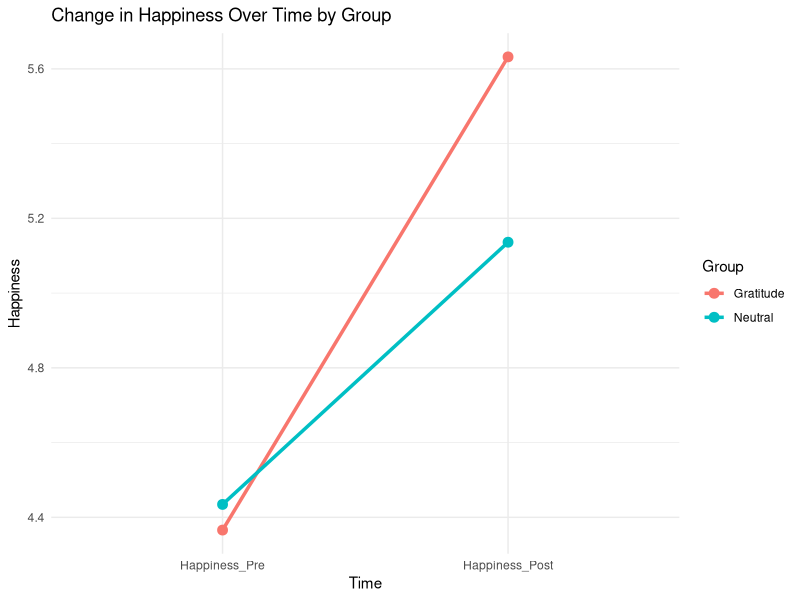
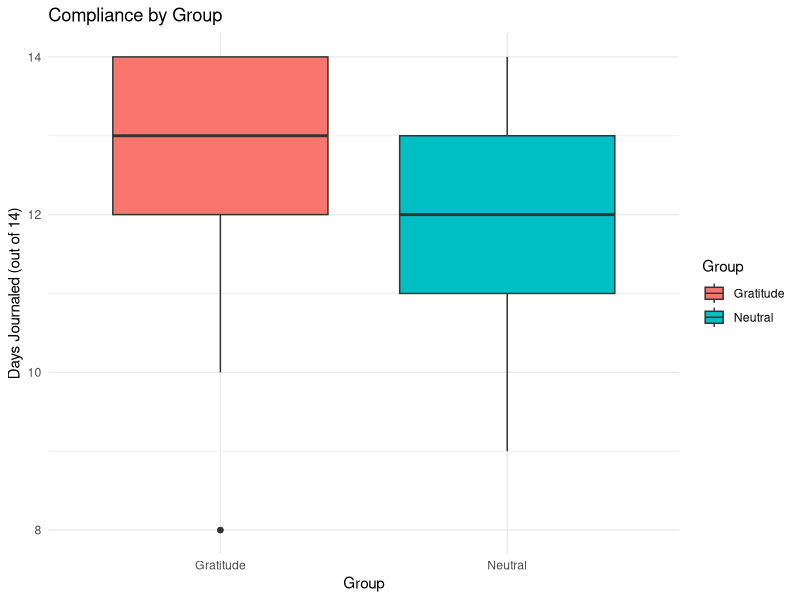
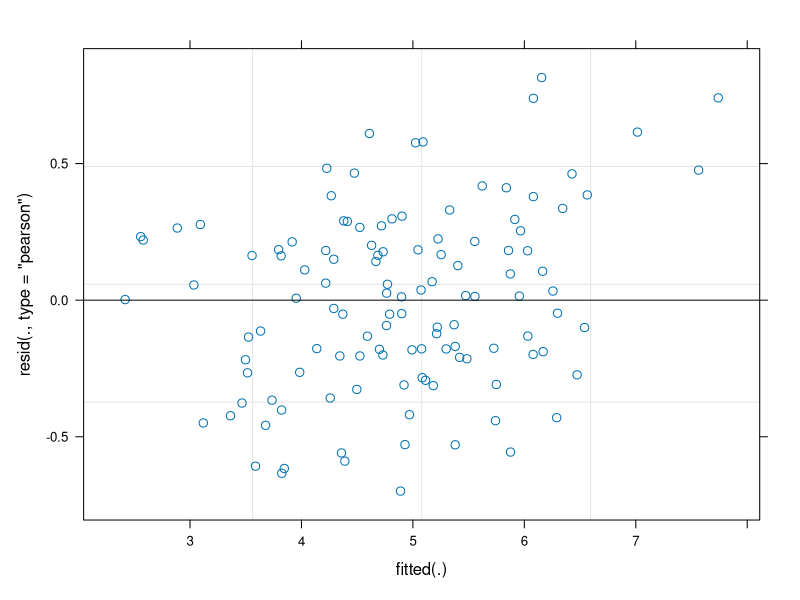
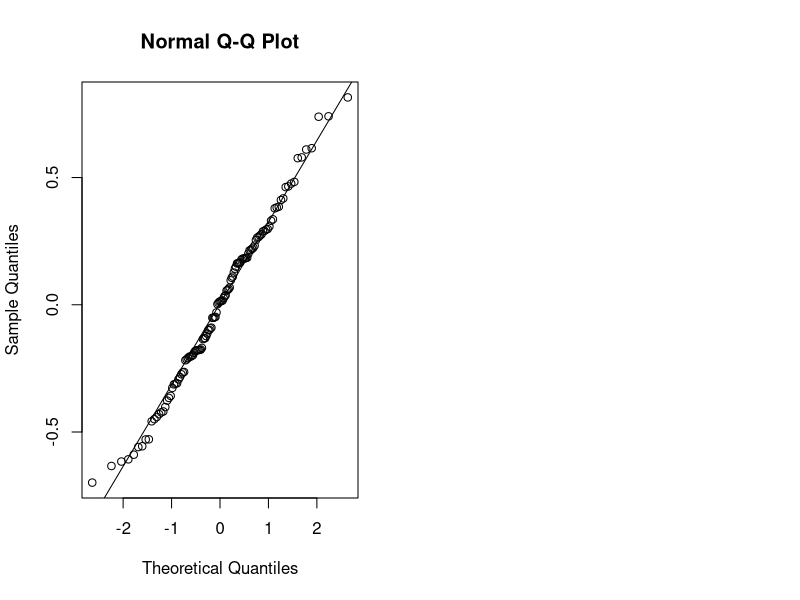

These figures' R source, in order:
## ---- chunk 1
knitr::opts_chunk$set(echo = TRUE)
library(tidyverse)
library(lme4)
library(mice)
library(broom)
## ---- chunk 2
setwd("C:/Users/0&1/OneDrive/Documents/Student-Projects-Portfolio/gratitude_wellbeing")
data <- read.csv("gratitude_wellbeing_data.csv")
head(data)
summary(data)
## ---- chunk 3
data_long <- data %>%
  pivot_longer(cols = c(Happiness_Pre, Happiness_Post),
               names_to = "Time", values_to = "Happiness") %>%
  mutate(Time = factor(Time, levels = c("Happiness_Pre", "Happiness_Post")),
         SubjectID = factor(SubjectID))

model <- lmer(Happiness ~ Time * Group + (1 | SubjectID), data = data_long)
summary(model)
## ---- chunk 4
library(lmerTest)
summary(lmer(Happiness ~ Group * Time + (1 | SubjectID), data = data_long))
## ---- chunk 5
data <- data %>%
  mutate(Stress_Reduction = Stress_Pre - Stress_Post)

t_test <- t.test(Stress_Reduction ~ Group, data = data)
t_test
## ---- chunk 6
library(ggplot2)

ggplot(data_long, aes(x = Time, y = Happiness, color = Group, group = Group)) +
  stat_summary(fun = mean, geom = "line", size = 1.2) +
  stat_summary(fun = mean, geom = "point", size = 3) +
  labs(title = "Change in Happiness Over Time by Group") +
  theme_minimal()
## ---- chunk 7
# Compare compliance between groups
t.test(Compliance_14Day ~ Group, data = data_long)
## ---- chunk 8
library(ggplot2)

ggplot(data_long, aes(x = Group, y = Compliance_14Day, fill = Group)) +
  geom_boxplot() +
  labs(title = "Compliance by Group", y = "Days Journaled (out of 14)") +
  theme_minimal()
## ---- chunk 9
set.seed(123)
data_miss <- data
data_miss$Happiness_Post[sample(1:nrow(data), 5)] <- NA

imp <- mice(data_miss, m = 5, method = "pmm", seed = 500)
summary(imp)

# Pool model
completed_data <- complete(imp, 1)
head(completed_data)
## ---- chunk 10
par(mfrow=c(1,2))
plot(model)
qqnorm(resid(model)); qqline(resid(model))
